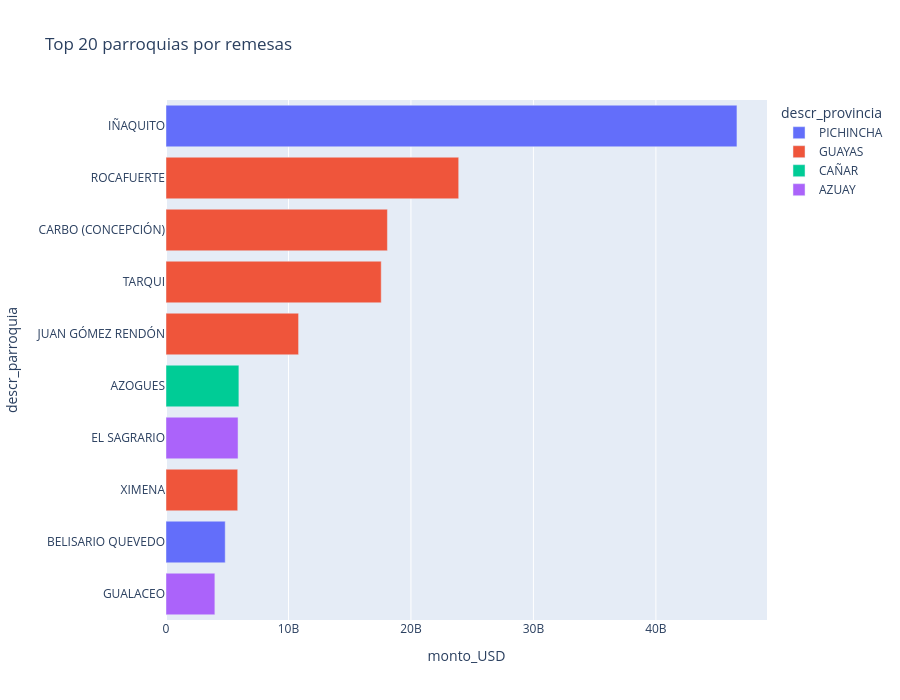

Here is the notebook cell this chart was saved with:
### Code cell
top_parroquias = df.groupby(['descr_provincia', 'descr_parroquia']).agg({
    'monto_USD': 'sum'
}).nlargest(10, 'monto_USD').reset_index()

fig = px.bar(top_parroquias, x='monto_USD', y='descr_parroquia',
             color='descr_provincia',
             title='Top 20 parroquias por remesas',
             orientation='h')
fig.update_layout(height=700, yaxis={'categoryorder': 'total ascending'})
fig.show()

### Figure 1 — Plotly figure (JSON) as saved in the notebook; plotly's stock layout.template omitted (floating-point values rounded to 4 significant figures)
{"data": [{"hovertemplate": "descr_provincia=PICHINCHA<br>monto_USD=%{x}<br>descr_parroquia=%{y}<extra></extra>", "legendgroup": "PICHINCHA", "marker": {"color": "#636efa", "pattern": {"shape": ""}}, "name": "PICHINCHA", "orientation": "h", "showlegend": true, "textposition": "auto", "type": "bar", "x": [46620000000.0, 4836000000.0], "xaxis": "x", "y": ["IÑAQUITO", "BELISARIO QUEVEDO"], "yaxis": "y"}, {"hovertemplate": "descr_provincia=GUAYAS<br>monto_USD=%{x}<br>descr_parroquia=%{y}<extra></extra>", "legendgroup": "GUAYAS", "marker": {"color": "#EF553B", "pattern": {"shape": ""}}, "name": "GUAYAS", "orientation": "h", "showlegend": true, "textposition": "auto", "type": "bar", "x": [23900000000.0, 18080000000.0, 17570000000.0, 10830000000.0, 5856000000.0], "xaxis": "x", "y": ["ROCAFUERTE", "CARBO (CONCEPCIÓN)", "TARQUI", "JUAN GÓMEZ RENDÓN", "XIMENA"], "yaxis": "y"}, {"hovertemplate": "descr_provincia=CAÑAR<br>monto_USD=%{x}<br>descr_parroquia=%{y}<extra></extra>", "legendgroup": "CAÑAR", "marker": {"color": "#00cc96", "pattern": {"shape": ""}}, "name": "CAÑAR", "orientation": "h", "showlegend": true, "textposition": "auto", "type": "bar", "x": [5952000000.0], "xaxis": "x", "y": ["AZOGUES"], "yaxis": "y"}, {"hovertemplate": "descr_provincia=AZUAY<br>monto_USD=%{x}<br>descr_parroquia=%{y}<extra></extra>", "legendgroup": "AZUAY", "marker": {"color": "#ab63fa", "pattern": {"shape": ""}}, "name": "AZUAY", "orientation": "h", "showlegend": true, "textposition": "auto", "type": "bar", "x": [5883000000.0, 3990000000.0], "xaxis": "x", "y": ["EL SAGRARIO", "GUALACEO"], "yaxis": "y"}], "layout": {"barmode": "relative", "height": 700, "legend": {"title": {"text": "descr_provincia"}, "tracegroupgap": 0}, "title": {"text": "Top 20 parroquias por remesas"}, "xaxis": {"anchor": "y", "domain": [0, 1], "title": {"text": "monto_USD"}}, "yaxis": {"anchor": "x", "categoryorder": "total ascending", "domain": [0, 1], "title": {"text": "descr_parroquia"}}}}
